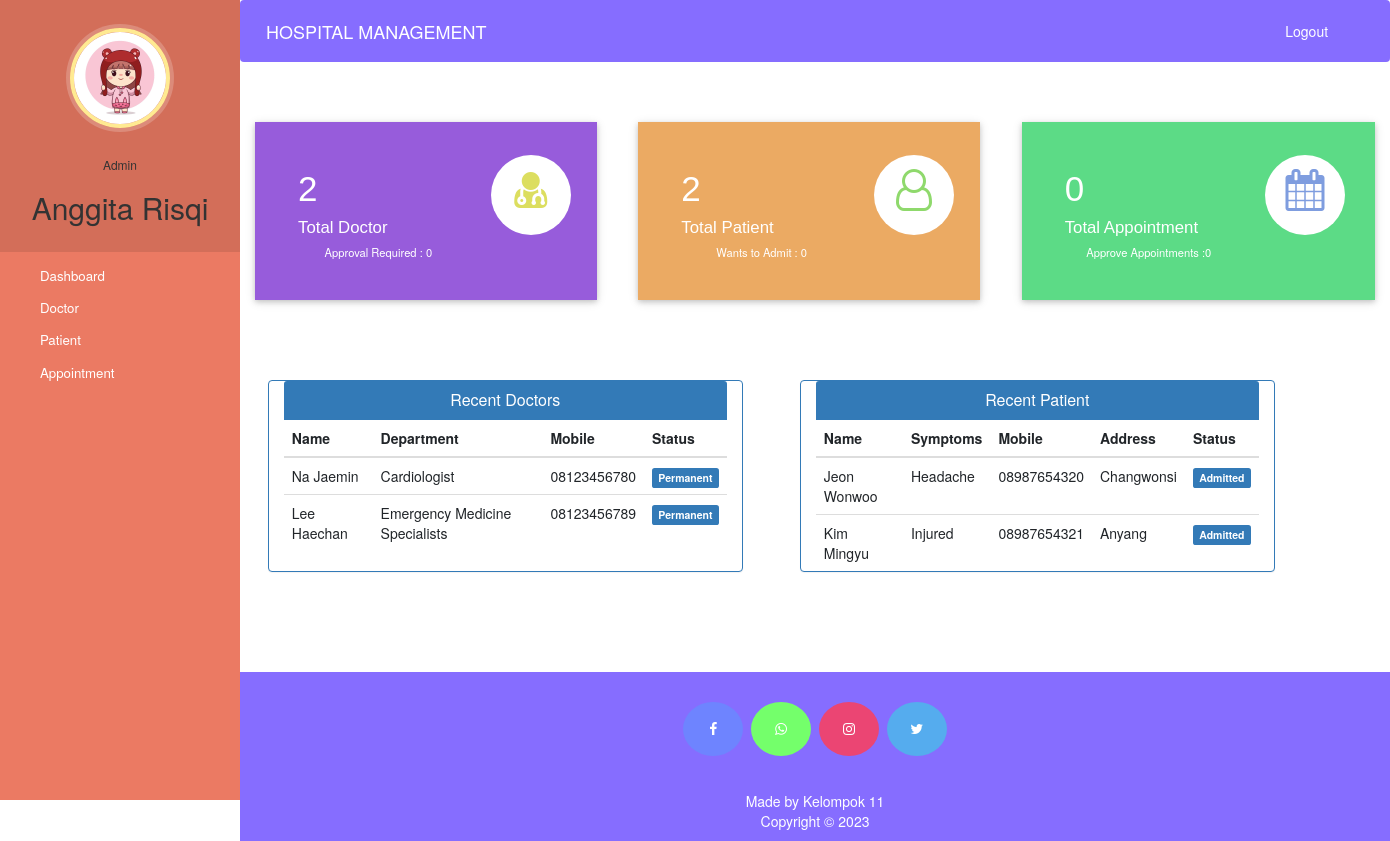
Page /admin-dashboard (signed in) on the committed database.
### hospital/models.py (models this page shows, shortened)
class Doctor(models.Model):
    user=models.OneToOneField(User,on_delete=models.CASCADE)
    profile_pic= models.ImageField(upload_to='profile_pic/DoctorProfilePic/',null=True,blank=True)
    address = models.CharField(max_length=40)
    mobile = models.CharField(max_length=20,null=True)
    department= models.CharField(max_length=50,choices=departments,default='Cardiologist')
    status=models.BooleanField(default=False)
    @property
    def get_name(self):
        return self.user.first_name+" "+self.user.last_name

class Patient(models.Model):
    user=models.OneToOneField(User,on_delete=models.CASCADE)
    profile_pic= models.ImageField(upload_to='profile_pic/PatientProfilePic/',null=True,blank=True)
    address = models.CharField(max_length=40)
    mobile = models.CharField(max_length=20,null=False)
    symptoms = models.CharField(max_length=100,null=False)
    assignedDoctorId = models.PositiveIntegerField(null=True)
    admitDate=models.DateField(auto_now=True)
    status=models.BooleanField(default=False)
    @property
    def get_name(self):
        return self.user.first_name+" "+self.user.last_name

### hospital/views.py (the view)
# urls.py: path('admin-dashboard', views.admin_dashboard_view,name='admin-dashboard'),
@login_required(login_url='adminlogin')
@user_passes_test(is_admin)
def admin_dashboard_view(request):
    doctors=models.Doctor.objects.all().order_by('-id')
    patients=models.Patient.objects.all().order_by('-id')
    doctorcount=models.Doctor.objects.all().filter(status=True).count()
    pendingdoctorcount=models.Doctor.objects.all().filter(status=False).count()
    patientcount=models.Patient.objects.all().filter(status=True).count()
    pendingpatientcount=models.Patient.objects.all().filter(status=False).count()
    appointmentcount=models.Appointment.objects.all().filter(status=True).count()
    pendingappointmentcount=models.Appointment.objects.all().filter(status=False).count()
    mydict={
    'doctors':doctors,
    'patients':patients,
    'doctorcount':doctorcount,
    'pendingdoctorcount':pendingdoctorcount,
    'patientcount':patientcount,
    'pendingpatientcount':pendingpatientcount,
    'appointmentcount':appointmentcount,
    'pendingappointmentcount':pendingappointmentcount,
    }
    return render(request,'hospital/admin_dashboard.html',context=mydict)

### hospital/views.py (called while the page is built)
def is_admin(user):
    return user.groups.filter(name='ADMIN').exists()

### templates/hospital/admin_dashboard.html
{% extends 'hospital/admin_base.html' %}
{% load static %}
{% block content %}
{%include 'hospital/admin_dashboard_cards.html'%}
<br><br><br><br>
<div class="container">
  <div class="row">
    <div class="panel panel-primary col-md-5" style="margin-left:2%;">
      <div class="panel-heading" style="text-align:center;">
        <h6 class="panel-title">Recent Doctors</h6>
      </div>
      <table class="table table-hover" id="dev-table">
        <thead>
          <tr>
            <th>Name</th>
            <th>Department</th>
            <th>Mobile</th>
            <th>Status</th>
          </tr>
        </thead>
        {% for d in doctors %}
        <tr>
          <td> {{d.get_name}}</td>
          <td>{{d.department}}</td>
          <td>{{d.mobile}}</td>
          {%if d.status%}
          <td> <span class="label label-primary">Permanent</span></td>
          {% else %}
          <td> <span class="label label-success">On Hold</span></td>
          {% endif %}
        </tr>
        {% endfor %}
      </table>
    </div>
    <div class="panel panel-primary col-md-5" style="margin-left:5%;">
      <div class="panel-heading" style="text-align:center;">
        <h6 class="panel-title">Recent Patient</h6>
      </div>
      <table class="table table-hover" id="dev-table">
        <thead>
          <tr>
            <th>Name</th>
            <th>Symptoms</th>
            <th>Mobile</th>
            <th>Address</th>
            <th>Status</th>
          </tr>
        </thead>
        {% for p in patients %}
        <tr>
          <td> {{p.get_name}}</td>
          <td>{{p.symptoms}}</td>
          <td>{{p.mobile}}</td>
          <td>{{p.address}}</td>
          {%if p.status%}
          <td> <span class="label label-primary">Admitted</span></td>
          {% else %}
          <td> <span class="label label-success">On Hold</span></td>
          {% endif %}
        </tr>
        {% endfor %}
      </table>
    </div>
  </div>
</div>
{% endblock content %}

### templates/hospital/admin_base.html (shortened to what this page needs)
<!DOCTYPE html>
{% load static %}
<html lang="en">
<head>
  <link rel="stylesheet" href="https://stackpath.bootstrapcdn.com/bootstrap/4.3.1/css/bootstrap.min.css">
  <link rel="stylesheet" href="https://maxcdn.bootstrapcdn.com/font-awesome/4.7.0/css/font-awesome.min.css">
  <link rel="stylesheet" href="{% static '/style.css' %}">
</head>
<body>
  <nav class="menu" tabindex="0">
    <header class="avatar">
      <img src="{% static "images/adminpropic.jpeg" %}" />
      <br><br>
      <h6>Admin</h6>
      <h2>{{request.user.first_name}}</h2>
    </header>
    <ul>
      <li tabindex="0" class="icon-dashboard"> <a style="color:white; text-decoration:none;" href="/admin-dashboard"><span>Dashboard</span></a> </li>
      <li tabindex="0" class="icon-customers"> <a style="color:white; text-decoration:none;" href="/admin-doctor"><span>Doctor</span></a></li>
      <li tabindex="0" class="icon-users"> <a style="color:white; text-decoration:none;" href="/admin-patient"><span>Patient</span></a></li>
      <li tabindex="0" class="icon-calendar"> <a style="color:white; text-decoration:none;" href="/admin-appointment"><span>Appointment</span></a></li>
    </ul>
  </nav>
  <main>
    <div class="bs-example">
      <nav class="navbar navbar-expand-md  navbar-dark fixed-top" style="background:#866DFF;">
        <a href="/admin-dashboard" class="navbar-brand">HOSPITAL MANAGEMENT</a>
        <div class="collapse navbar-collapse justify-content-between" id="navbarCollapse">
          <div class="navbar-nav" style=" margin-left: 90%;">
            <a href="/logout" style="color: #ffffff;" class="nav-item nav-link" onmouseover="this.style.color='#EA293A';" onmouseout="this.style.color='#ffffff';">Logout</a>
          </div>
        </div>
      </nav>
    </div>
    <br><br>
    {% block content %}
    {% endblock content %}
    <br><br><br><br>
    <footer>
      <p>
        <a id="ftr" href="https://facebook.com/sumit.luv/" class="fa fa-facebook"></a>
        <a id="ftr" href="https://api.whatsapp.com/send?phone=919572181024&text=Hello%20Sumit.%0d%0aHow%20are%20you%20%3f%0d%0aI%20came%20from%20your%20website.&source=&data=#" class="fa fa-whatsapp"></a>
        <a id="ftr" href="https://instagram.com/sumit.luv" class="fa fa-instagram"></a>
        <a id="ftr" href="https://twitter.com/sumitkumar1503" class="fa fa-twitter"></a>
      </p>
      <br>
      <div class="container">
        <div class="row">
          <div class="col-md-12 col-sm-12">
            <div style="color:#ffffff;" class="wow fadeInUp footer-copyright">
              <p>Made by Kelompok 11 <br>
                Copyright &copy; 2023 </p>
            </div>
          </div>
        </div>
      </div>
    </footer>
  </main>
</body>
</html>

### templates/hospital/admin_dashboard_cards.html (shortened to what this page needs)
<!DOCTYPE html>
<html lang="en" dir="ltr">
<head>
  <link rel="stylesheet" href="https://maxcdn.bootstrapcdn.com/bootstrap/3.4.1/css/bootstrap.min.css">
  <link rel="stylesheet" href="https://cdnjs.cloudflare.com/ajax/libs/font-awesome/4.7.0/css/font-awesome.min.css">
</head>
<body>
  <div class="market-updates">
    <div class="col-md-4 market-update-gd">
      <div class="market-update-block clr-block-1">
        <div class="col-md-8 market-update-left">
          <h3>{{doctorcount}}</h3>
          <h4>Total Doctor</h4>
          <p>Approval Required : {{pendingdoctorcount}}</p>
        </div>
        <div class="col-md-4 market-update-right">
          <i class="fa fa-user-md"></i>
        </div>
        <div class="clearfix"> </div>
      </div>
    </div>
    <div class="col-md-4 market-update-gd">
      <div class="market-update-block clr-block-2">
        <div class="col-md-8 market-update-left">
          <h3>{{patientcount}}</h3>
          <h4>Total Patient</h4>
          <p>Wants to Admit : {{pendingpatientcount}}</p>
        </div>
        <div class="col-md-4 market-update-right">
          <i class="fa fa-user-o"></i>
        </div>
        <div class="clearfix"> </div>
      </div>
    </div>
    <div class="col-md-4 market-update-gd">
      <div class="market-update-block clr-block-3">
        <div class="col-md-8 market-update-left">
          <h3>{{appointmentcount}}</h3>
          <h4>Total Appointment</h4>
          <p>Approve Appointments :{{pendingappointmentcount}} </p>
        </div>
        <div class="col-md-4 market-update-right">
          <i class="fa fa-calendar"> </i>
        </div>
        <div class="clearfix"> </div>
      </div>
    </div>
  </div>
</body>
</html>

### static/style.css (style rules this page uses)
body { padding-left: 240px; }
main { position: relative; height: 100vh; }
.menu { background: #5bc995; height: 100vh; width: 240px; position: fixed; top: 0px; left: 0; z-index: 5; outline: none; }
.menu .avatar { background: rgba(0, 0, 0, 0.1); padding: 2em 0.5em; text-align: center; }
.menu .avatar img { width: 100px; border-radius: 50%; overflow: hidden; border: 4px solid #ffea92; box-shadow: 0 0 0 4px rgba(255, 255, 255, 0.2); }
.menu .avatar h2 { font-weight: normal; margin-bottom: 0; }
.menu ul { list-style: none; padding: 0.5em 0; margin: 0; }
.menu ul li { padding: 0.5em 1em 0.5em 3em; font-size: 0.95em; font-weight: regular; background-repeat: no-repeat; background-position: left 15px center; background-size: auto 20px; transition: all 0.15s linear; cursor: pointer; }
.menu ul li.icon-dashboard { background-image: url("http://www.entypo.com/images//gauge.svg"); }
.menu ul li.icon-customers { background-image: url("http://www.entypo.com/images//briefcase.svg"); }
.menu ul li.icon-users { background-image: url("http://www.entypo.com/images//users.svg"); }
.menu ul li.icon-calendar { background-image: url("http://www.entypo.com/images//calendar.svg"); }

### templates/hospital/admin_base.html (style rules this page uses)
a:link { text-decoration: none; }
a { color: white; }
footer { padding: 0px 0px 0px 0px; background-color: #866DFF; margin: 0px; }
#ftr { padding: 20px; }
.fa { font-size: 23px; width: 60px; text-align: center; text-decoration: none; margin: 5px 2px; border-radius: 50%; }
.fa-facebook { background: #6E84FF; color: white; margin-top: 30px; }
.fa-whatsapp { background: #74FF6B; color: white; }
.fa-twitter { background: #55ACEE; color: white; }
.fa-instagram { background: #EB4573; color: white; }
p { text-align: center; }
body { padding-left: 240px; }
main { position: relative; height: 100vh; }
.menu { background: #EB7A63; height: 100vh; width: 240px; position: fixed; top: 0px; left: 0; z-index: 5; outline: none; }
.menu .avatar { background: rgba(0, 0, 0, 0.1); padding: 2em 0.5em; text-align: center; }
.menu .avatar img { width: 100px; border-radius: 50%; overflow: hidden; border: 4px solid #ffea92; box-shadow: 0 0 0 4px rgba(255, 255, 255, 0.2); }
.menu .avatar h2 { font-weight: normal; margin-bottom: 0; }
.menu ul { list-style: none; padding: 0.5em 0; margin: 0; }
.menu ul li { padding: 0.5em 1em 0.5em 3em; font-size: 0.95em; font-weight: regular; background-repeat: no-repeat; background-position: left 15px center; background-size: auto 20px; transition: all 0.15s linear; cursor: pointer; }
.menu ul li.icon-dashboard { background-image: url("http://www.entypo.com/images//gauge.svg"); }
.menu ul li.icon-customers { background-image: url("http://www.entypo.com/images//briefcase.svg"); }
.menu ul li.icon-users { background-image: url("http://www.entypo.com/images//users.svg"); }
.menu ul li.icon-calendar { background-image: url("http://www.entypo.com/images//calendar.svg"); }

### rows in the picture
Doctor: get_name "Na Jaemin", department "Cardiologist", mobile "08123456780", status "Permanent"
Doctor: get_name "Lee Haechan", department "Emergency Medicine Specialists", mobile "08123456789", status "Permanent"
Patient: get_name "Jeon Wonwoo", symptoms "Headache", mobile "08987654320", address "Changwonsi", status "Admitted"
Patient: get_name "Kim Mingyu", symptoms "Injured", mobile "08987654321", address "Anyang", status "Admitted"

### other values in the picture
{{ request.user.first_name }} "Anggita Risqi"
{{ doctorcount }} "2"
{{ pendingdoctorcount }} "0"
{{ patientcount }} "2"
{{ pendingpatientcount }} "0"
{{ appointmentcount }} "0"
{{ pendingappointmentcount }} "0"
